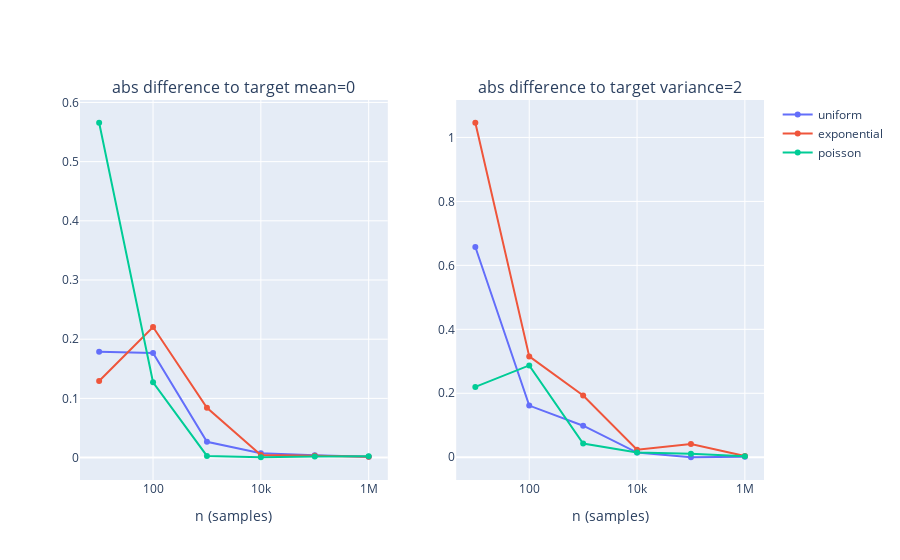

The cell this chart's notebook holds for it:
### Code cell
# make plot to compare emperical and theorical mean/variance

# init figure
fig = make_subplots(
    rows=1, cols=2,
    subplot_titles=[f"abs difference to target mean={TARGET_MEAN}", f"abs difference to target variance={TARGET_VARIANCE}"]
)

# plots to compare mean
fig.add_traces(data=[
    go.Scatter(
        x=interval_n,
        y=diffirence_to_mean[dist_name],
        mode="markers+lines",
        name=dist_name,
        marker_color=DICT_DIST[dist_name]["color"]
    )
for dist_name in DICT_DIST],
rows=1, cols=1)

# plots to compare variance
fig.add_traces(data=[
    go.Scatter(
        x=interval_n,
        y=diffirence_to_variance[dist_name],
        mode="markers+lines",
        name=dist_name,
        marker_color=DICT_DIST[dist_name]["color"],
        showlegend=False
    )
for dist_name in DICT_DIST],
rows=1, cols=2)

# set axis layout
for i in [1, 2]:
    fig.update_xaxes(
        title_text="n (samples)", 
        type="log", 
        row=1, col=i
    )
    
fig.show()

### Figure 1 — Plotly figure (JSON) as saved in the notebook; plotly's stock layout.template omitted (floating-point values rounded to 4 significant figures)
{"data": [{"marker": {"color": "#636EFA"}, "mode": "markers+lines", "name": "uniform", "type": "scatter", "x": [10, 100, 1000, 10000, 100000, 1000000], "xaxis": "x", "y": [0.1787, 0.1768, 0.02669, 0.00729, 0.004112, 0.001364], "yaxis": "y"}, {"marker": {"color": "#EF553B"}, "mode": "markers+lines", "name": "exponential", "type": "scatter", "x": [10, 100, 1000, 10000, 100000, 1000000], "xaxis": "x", "y": [0.1293, 0.2206, 0.08422, 0.004291, 0.002962, 0.001297], "yaxis": "y"}, {"marker": {"color": "#00CC96"}, "mode": "markers+lines", "name": "poisson", "type": "scatter", "x": [10, 100, 1000, 10000, 100000, 1000000], "xaxis": "x", "y": [0.5657, 0.1273, 0.002828, 0.0005657, 0.001966, 0.002236], "yaxis": "y"}, {"marker": {"color": "#636EFA"}, "mode": "markers+lines", "name": "uniform", "showlegend": false, "type": "scatter", "x": [10, 100, 1000, 10000, 100000, 1000000], "xaxis": "x2", "y": [0.6573, 0.1616, 0.09863, 0.0145, 7.245e-06, 0.001712], "yaxis": "y2"}, {"marker": {"color": "#EF553B"}, "mode": "markers+lines", "name": "exponential", "showlegend": false, "type": "scatter", "x": [10, 100, 1000, 10000, 100000, 1000000], "xaxis": "x2", "y": [1.046, 0.3153, 0.1931, 0.02375, 0.0413, 0.003692], "yaxis": "y2"}, {"marker": {"color": "#00CC96"}, "mode": "markers+lines", "name": "poisson", "showlegend": false, "type": "scatter", "x": [10, 100, 1000, 10000, 100000, 1000000], "xaxis": "x2", "y": [0.22, 0.2872, 0.04289, 0.01468, 0.01108, 0.00341], "yaxis": "y2"}], "layout": {"annotations": [{"font": {"size": 16}, "showarrow": false, "text": "abs difference to target mean=0", "x": 0.225, "xanchor": "center", "xref": "paper", "y": 1, "yanchor": "bottom", "yref": "paper"}, {"font": {"size": 16}, "showarrow": false, "text": "abs difference to target variance=2", "x": 0.775, "xanchor": "center", "xref": "paper", "y": 1, "yanchor": "bottom", "yref": "paper"}], "xaxis": {"anchor": "y", "domain": [0, 0.45], "title": {"text": "n (samples)"}, "type": "log"}, "xaxis2": {"anchor": "y2", "domain": [0.55, 1], "title": {"text": "n (samples)"}, "type": "log"}, "yaxis": {"anchor": "x", "domain": [0, 1]}, "yaxis2": {"anchor": "x2", "domain": [0, 1]}}}
